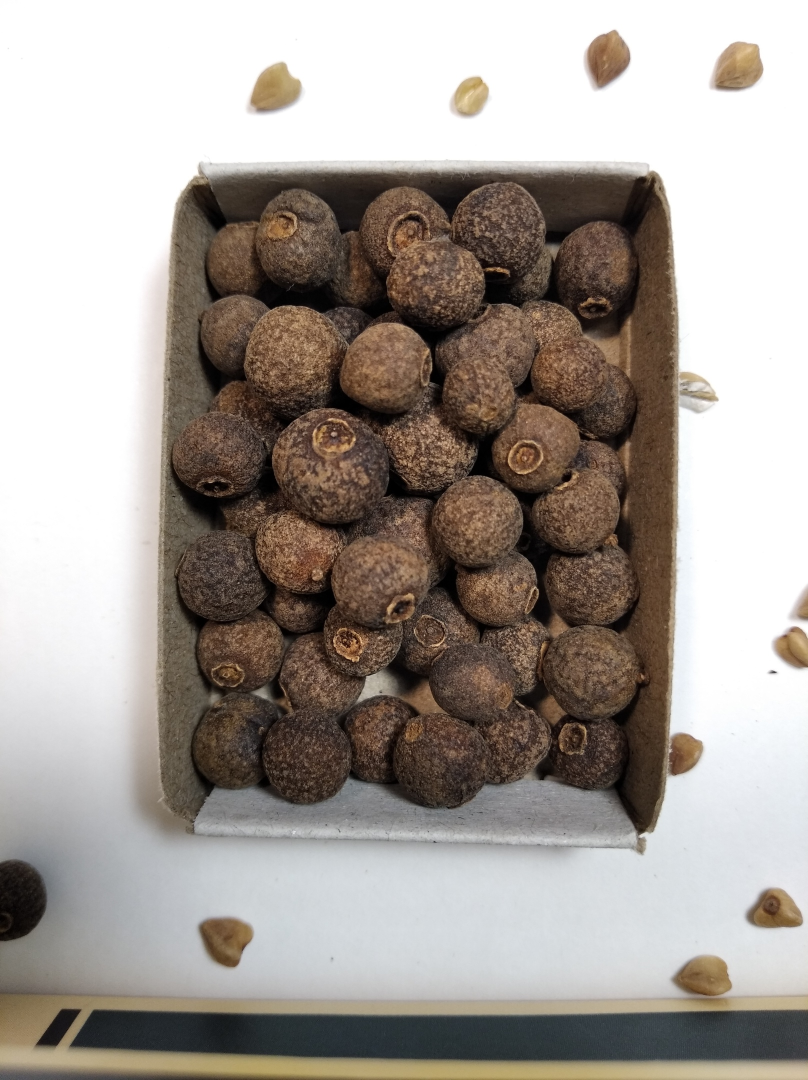
#> input picture number_detector/test_img/test2.jpg, 1616 x 2160 px, found by its file name (shown at 1/2 size)
$ python detect.py
#> lines starting #> are read from the running program, lines starting #| are printed output that depends on the picture; after the words box and inside, x2 and y2 are one past the last pixel; in counts of white or black regions, pixels touching at a corner belong together
import cv2
from skimage.color import rgb2hsv, label2rgb
from skimage.filters import threshold_otsu
from skimage.morphology import closing, square
from skimage.measure import label, regionprops
import matplotlib.patches as mpatches
import matplotlib.pyplot as plt


class DetectRubbish:
    def __init__(self, threshold=200):
        self.threshold = threshold

    def detect(self, input_path, output_path):

#> called with input_path = 'images/test2.jpg', output_path = 'result_images/res.jpg'
        img = cv2.imread(input_path)
#> img is the input picture: shape (2160, 1616, 3); mean B, G, R 151.2, 157.6, 165.3
        img = cv2.cvtColor(img, cv2.COLOR_BGR2RGB)
        img = cv2.resize(img, (320,480))
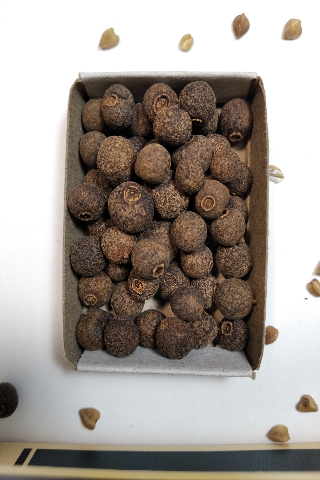
#> img: shape (480, 320, 3); mean R, G, B 165.2, 157.5, 151.1
        image = cv2.cvtColor(img, cv2.COLOR_RGB2GRAY)
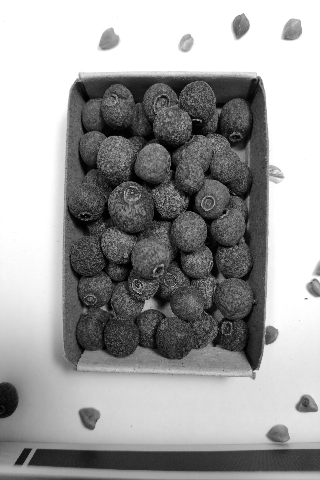
#> image: shape (480, 320); min 0, max 255, mean 159.1
        image = 255 - image
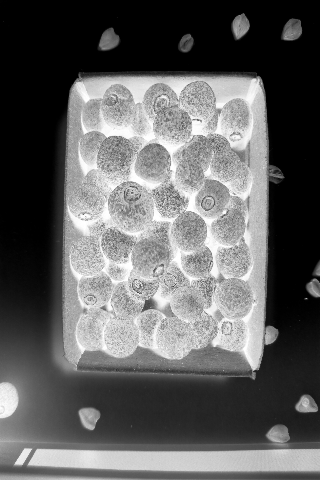
#> image: shape (480, 320); min 0, max 255, mean 95.9

        # apply threshold
        bw = closing(image > self.threshold, square(3))
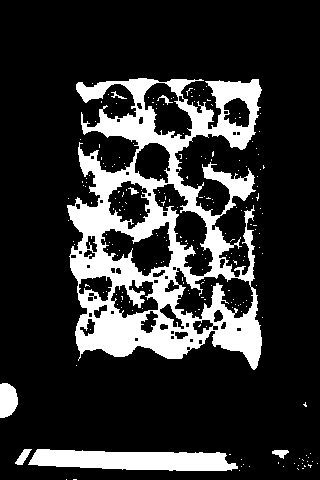
#> bw: shape (480, 320) bool; 19.1% white; 217 white regions (209 under 20 px), largest, box (x1, y1, x2, y2) and area: (67, 78, 262, 370) 24716, (28, 449, 238, 471) 3469, (0, 383, 18, 418) 515

        # label image regions
        label_image = label(bw)
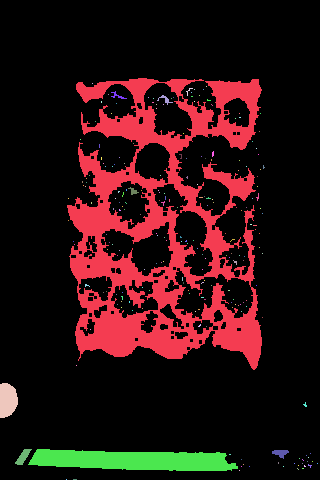
#> label_image: shape (480, 320) int32; 218 distinct labels, from 0 to 217; one colour per label, 0 black

        fig, ax = plt.subplots(figsize=(8, 8))
        ax.imshow(img)

        for i, region in enumerate(regionprops(label_image)):

            # take regions with large enough areas
            if region.area >= 300:
                #print(f"Object {i}: {region.bbox}")
                # draw rectangle around segmented coins
                minr, minc, maxr, maxc = region.bbox
                rect = mpatches.Rectangle((minc, minr), maxc - minc, maxr - minr,
                                        fill=False, edgecolor='red', linewidth=2)
                ax.add_patch(rect)
#> this loop made 217 passes
#> (minr, minc, maxr, maxc) on passes 1, 188, 191: (78, 67, 370, 262), (383, 0, 418, 18), (449, 28, 471, 238)


        ax.set_axis_off()
        plt.tight_layout()
        fig.savefig(output_path)
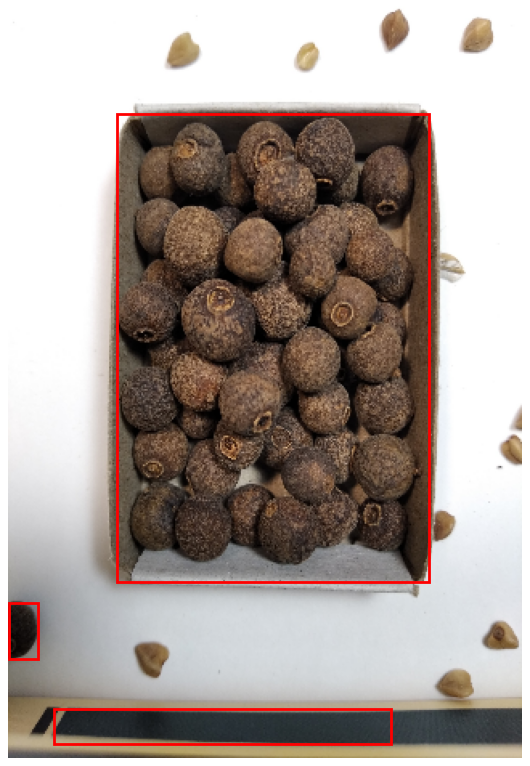
#> figure drawn by matplotlib, 1 panel


if __name__ == '__main__':

    detector = DetectRubbish()
    detector.detect(input_path='images/test2.jpg',
                        output_path='result_images/res.jpg')

$ run again, with number_detector/test_img/test1.jpg copied over number_detector/test_img/test2.jpg
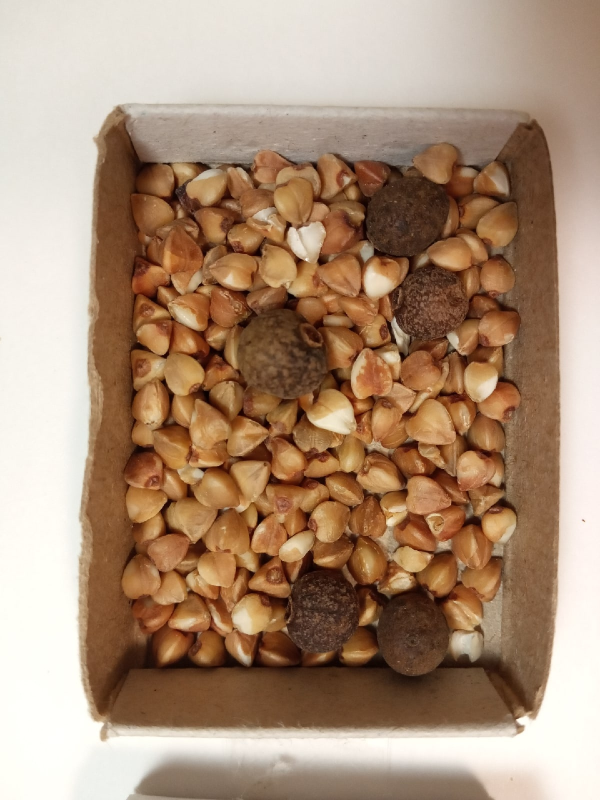
#> input picture number_detector/test_img/test1.jpg, 1200 x 1600 px, found by its file name (shown at 1/2 size)
#> in detect, img is the input picture: shape (1600, 1200, 3); mean B, G, R 119.2, 142.8, 171.2
#> bw: shape (480, 320) bool; 9.4% white; 195 white regions (135 under 20 px), largest, box (x1, y1, x2, y2) and area: (55, 330, 280, 424) 5565, (183, 95, 276, 218) 3103, (112, 169, 188, 256) 1092
#> in detect, `label_image = label(bw)`:
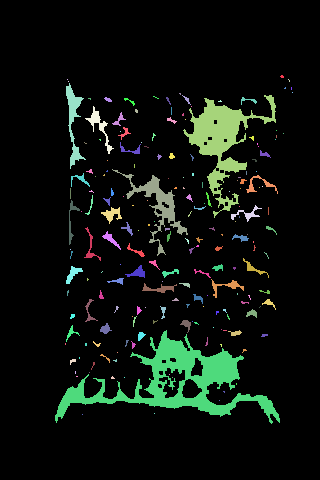
#> label_image: shape (480, 320) int32; 196 distinct labels, from 0 to 195; one colour per label, 0 black
#> the loop in detect, `for i, region in enumerate(regionprops(label_image)):` made 195 passes
#> (minr, minc, maxr, maxc) on passes 5, 11, 50, 165: (83, 66, 169, 86), (95, 183, 218, 276), (169, 112, 256, 188), (330, 55, 424, 280)
#> in detect, `fig.savefig(output_path)`:
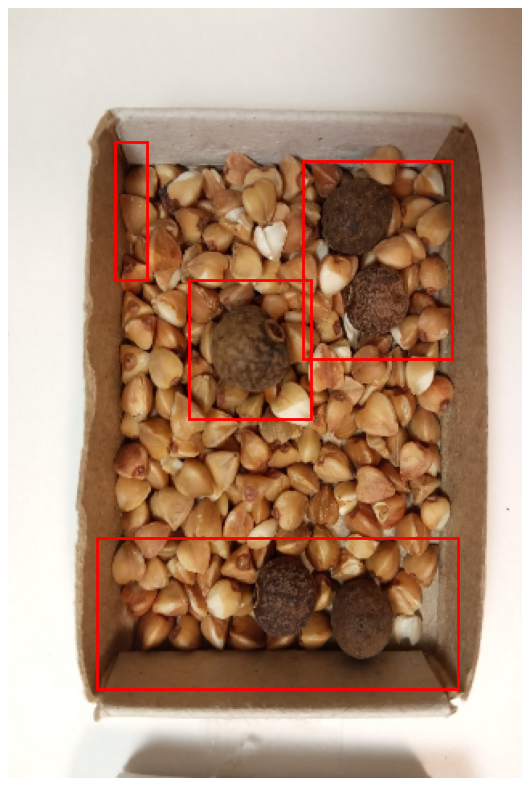
#> figure drawn by matplotlib, 1 panel
